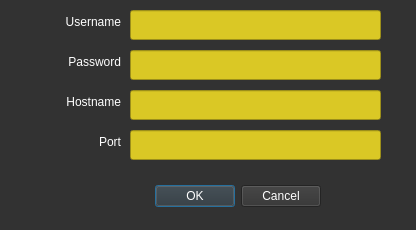
<?xml version="1.0" encoding="UTF-8"?>
<ui version="4.0">
 <class>DomeNetwork</class>
 <widget class="QDialog" name="DomeNetwork">
  <property name="windowModality">
   <enum>Qt::WindowModality::ApplicationModal</enum>
  </property>
  <property name="geometry">
   <rect>
    <x>0</x>
    <y>0</y>
    <width>416</width>
    <height>230</height>
   </rect>
  </property>
  <property name="windowTitle">
   <string>Dome Network</string>
  </property>
  <property name="styleSheet">
   <string notr="true">background-color : rgb(50,50,50);
color: white;</string>
  </property>
  <widget class="QDialogButtonBox" name="buttonBox">
   <property name="geometry">
    <rect>
     <x>130</x>
     <y>180</y>
     <width>191</width>
     <height>32</height>
    </rect>
   </property>
   <property name="orientation">
    <enum>Qt::Orientation::Horizontal</enum>
   </property>
   <property name="standardButtons">
    <set>QDialogButtonBox::StandardButton::Cancel|QDialogButtonBox::StandardButton::Ok</set>
   </property>
  </widget>
  <widget class="QLabel" name="Host_Label">
   <property name="geometry">
    <rect>
     <x>10</x>
     <y>90</y>
     <width>111</width>
     <height>23</height>
    </rect>
   </property>
   <property name="text">
    <string>Hostname</string>
   </property>
   <property name="alignment">
    <set>Qt::AlignmentFlag::AlignRight|Qt::AlignmentFlag::AlignTrailing|Qt::AlignmentFlag::AlignVCenter</set>
   </property>
   <property name="margin">
    <number>5</number>
   </property>
  </widget>
  <widget class="QLabel" name="Port_Label">
   <property name="geometry">
    <rect>
     <x>10</x>
     <y>130</y>
     <width>111</width>
     <height>23</height>
    </rect>
   </property>
   <property name="text">
    <string>Port</string>
   </property>
   <property name="alignment">
    <set>Qt::AlignmentFlag::AlignRight|Qt::AlignmentFlag::AlignTrailing|Qt::AlignmentFlag::AlignVCenter</set>
   </property>
   <property name="margin">
    <number>5</number>
   </property>
  </widget>
  <widget class="QLineEdit" name="Hostname">
   <property name="geometry">
    <rect>
     <x>130</x>
     <y>90</y>
     <width>251</width>
     <height>30</height>
    </rect>
   </property>
   <property name="toolTip">
    <string>IP or Hostname</string>
   </property>
   <property name="styleSheet">
    <string notr="true">background-color: rgb(218, 200, 37);
color: black</string>
   </property>
  </widget>
  <widget class="QLineEdit" name="Port">
   <property name="geometry">
    <rect>
     <x>130</x>
     <y>130</y>
     <width>251</width>
     <height>30</height>
    </rect>
   </property>
   <property name="toolTip">
    <string>Port</string>
   </property>
   <property name="styleSheet">
    <string notr="true">background-color: rgb(218, 200, 37);
color: black</string>
   </property>
  </widget>
  <widget class="QLabel" name="Password_Label">
   <property name="geometry">
    <rect>
     <x>10</x>
     <y>50</y>
     <width>111</width>
     <height>23</height>
    </rect>
   </property>
   <property name="text">
    <string>Password</string>
   </property>
   <property name="alignment">
    <set>Qt::AlignmentFlag::AlignRight|Qt::AlignmentFlag::AlignTrailing|Qt::AlignmentFlag::AlignVCenter</set>
   </property>
   <property name="margin">
    <number>5</number>
   </property>
  </widget>
  <widget class="QLineEdit" name="Password">
   <property name="geometry">
    <rect>
     <x>130</x>
     <y>50</y>
     <width>251</width>
     <height>30</height>
    </rect>
   </property>
   <property name="toolTip">
    <string>IP or Hostname</string>
   </property>
   <property name="styleSheet">
    <string notr="true">background-color: rgb(218, 200, 37);
color: black</string>
   </property>
   <property name="echoMode">
    <enum>QLineEdit::EchoMode::Password</enum>
   </property>
  </widget>
  <widget class="QLabel" name="Username_Label">
   <property name="geometry">
    <rect>
     <x>10</x>
     <y>10</y>
     <width>111</width>
     <height>23</height>
    </rect>
   </property>
   <property name="text">
    <string>Username</string>
   </property>
   <property name="alignment">
    <set>Qt::AlignmentFlag::AlignRight|Qt::AlignmentFlag::AlignTrailing|Qt::AlignmentFlag::AlignVCenter</set>
   </property>
   <property name="margin">
    <number>5</number>
   </property>
  </widget>
  <widget class="QLineEdit" name="Username">
   <property name="geometry">
    <rect>
     <x>130</x>
     <y>10</y>
     <width>251</width>
     <height>30</height>
    </rect>
   </property>
   <property name="toolTip">
    <string>IP or Hostname</string>
   </property>
   <property name="styleSheet">
    <string notr="true">background-color: rgb(218, 200, 37);
color: black</string>
   </property>
  </widget>
 </widget>
 <resources/>
 <connections>
  <connection>
   <sender>buttonBox</sender>
   <signal>accepted()</signal>
   <receiver>DomeNetwork</receiver>
   <slot>accept()</slot>
   <hints>
    <hint type="sourcelabel">
     <x>248</x>
     <y>254</y>
    </hint>
    <hint type="destinationlabel">
     <x>157</x>
     <y>274</y>
    </hint>
   </hints>
  </connection>
  <connection>
   <sender>buttonBox</sender>
   <signal>rejected()</signal>
   <receiver>DomeNetwork</receiver>
   <slot>reject()</slot>
   <hints>
    <hint type="sourcelabel">
     <x>316</x>
     <y>260</y>
    </hint>
    <hint type="destinationlabel">
     <x>286</x>
     <y>274</y>
    </hint>
   </hints>
  </connection>
 </connections>
</ui>
